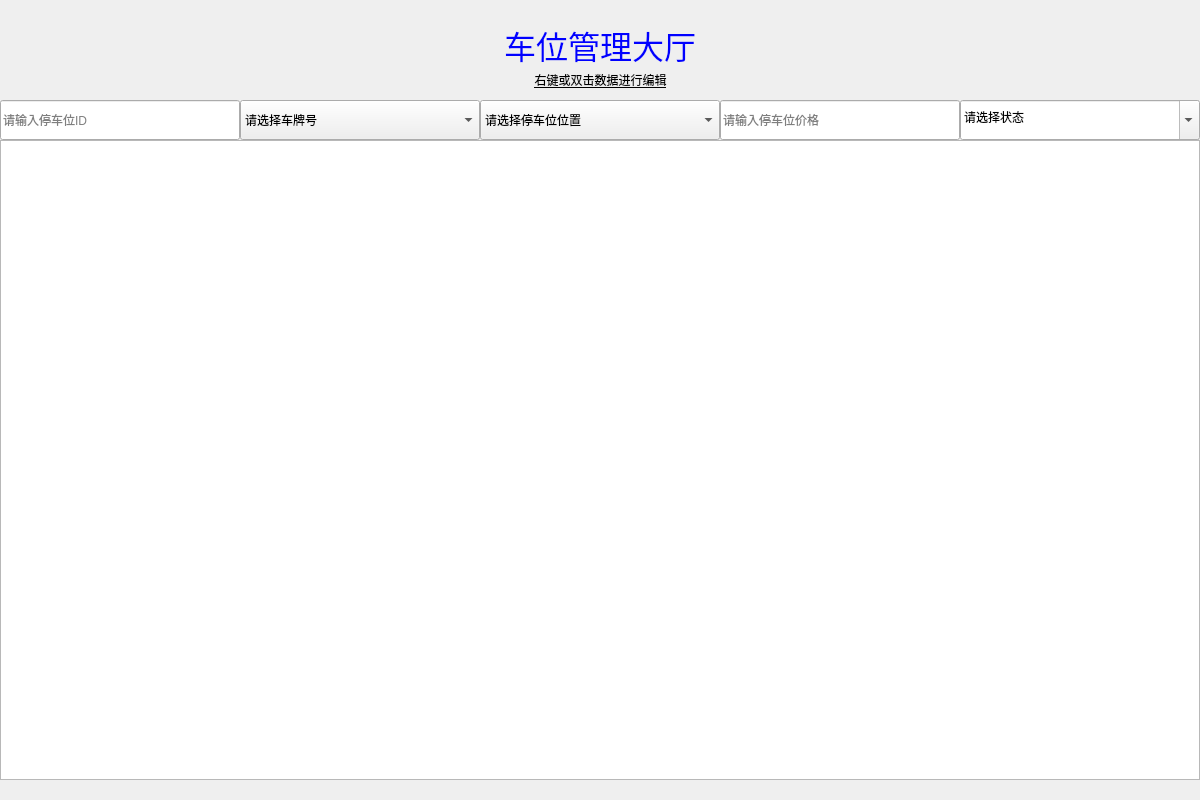
<?xml version="1.0" encoding="UTF-8"?>
<ui version="4.0">
 <class>ParkingManagerWidget</class>
 <widget class="QWidget" name="ParkingManagerWidget">
  <property name="geometry">
   <rect>
    <x>0</x>
    <y>0</y>
    <width>1200</width>
    <height>800</height>
   </rect>
  </property>
  <property name="minimumSize">
   <size>
    <width>1200</width>
    <height>800</height>
   </size>
  </property>
  <property name="windowTitle">
   <string>工作人员</string>
  </property>
  <widget class="QTableView" name="tableView">
   <property name="geometry">
    <rect>
     <x>0</x>
     <y>140</y>
     <width>1200</width>
     <height>640</height>
    </rect>
   </property>
   <property name="minimumSize">
    <size>
     <width>0</width>
     <height>0</height>
    </size>
   </property>
   <property name="styleSheet">
    <string notr="true"/>
   </property>
  </widget>
  <widget class="QLineEdit" name="e">
   <property name="geometry">
    <rect>
     <x>0</x>
     <y>100</y>
     <width>240</width>
     <height>40</height>
    </rect>
   </property>
   <property name="minimumSize">
    <size>
     <width>200</width>
     <height>40</height>
    </size>
   </property>
   <property name="placeholderText">
    <string>请输入停车位ID</string>
   </property>
  </widget>
  <widget class="QComboBox" name="b4">
   <property name="geometry">
    <rect>
     <x>960</x>
     <y>100</y>
     <width>240</width>
     <height>40</height>
    </rect>
   </property>
   <property name="minimumSize">
    <size>
     <width>200</width>
     <height>40</height>
    </size>
   </property>
   <property name="editable">
    <bool>true</bool>
   </property>
   <item>
    <property name="text">
     <string>请选择状态</string>
    </property>
   </item>
  </widget>
  <widget class="QLabel" name="title">
   <property name="geometry">
    <rect>
     <x>480</x>
     <y>20</y>
     <width>240</width>
     <height>50</height>
    </rect>
   </property>
   <property name="font">
    <font>
     <pointsize>24</pointsize>
    </font>
   </property>
   <property name="styleSheet">
    <string notr="true">color: rgb(0, 0, 255)</string>
   </property>
   <property name="text">
    <string>车位管理大厅</string>
   </property>
   <property name="alignment">
    <set>Qt::AlignCenter</set>
   </property>
  </widget>
  <widget class="QLabel" name="label">
   <property name="geometry">
    <rect>
     <x>500</x>
     <y>70</y>
     <width>201</width>
     <height>20</height>
    </rect>
   </property>
   <property name="styleSheet">
    <string notr="true">font: 9pt &quot;Agency FB&quot;;
text-decoration: underline;</string>
   </property>
   <property name="text">
    <string>右键或双击数据进行编辑</string>
   </property>
   <property name="alignment">
    <set>Qt::AlignCenter</set>
   </property>
  </widget>
  <widget class="QComboBox" name="b1">
   <property name="geometry">
    <rect>
     <x>240</x>
     <y>100</y>
     <width>240</width>
     <height>40</height>
    </rect>
   </property>
   <property name="currentText">
    <string>请选择车牌号</string>
   </property>
   <item>
    <property name="text">
     <string>请选择车牌号</string>
    </property>
   </item>
  </widget>
  <widget class="QComboBox" name="b2">
   <property name="geometry">
    <rect>
     <x>480</x>
     <y>100</y>
     <width>240</width>
     <height>40</height>
    </rect>
   </property>
   <item>
    <property name="text">
     <string>请选择停车位位置</string>
    </property>
   </item>
  </widget>
  <widget class="QLineEdit" name="e2">
   <property name="geometry">
    <rect>
     <x>720</x>
     <y>100</y>
     <width>240</width>
     <height>40</height>
    </rect>
   </property>
   <property name="minimumSize">
    <size>
     <width>200</width>
     <height>40</height>
    </size>
   </property>
   <property name="placeholderText">
    <string>请输入停车位价格</string>
   </property>
  </widget>
 </widget>
 <resources/>
 <connections/>
</ui>
